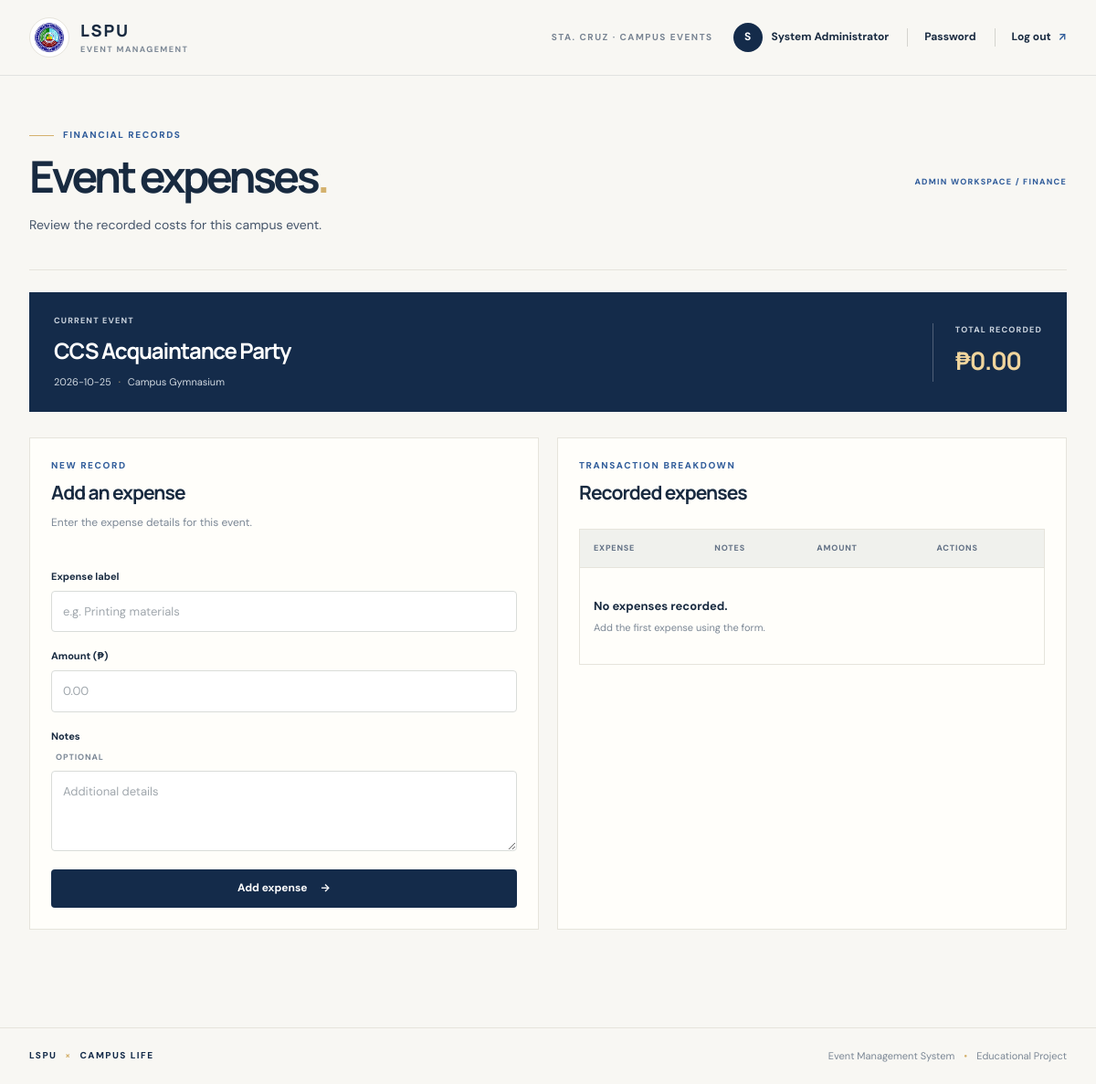
Page /admin/events/1/expenses (signed in) on the committed database.
### event_registration_flask/app.py (models this page shows, shortened)
class User(UserMixin, db.Model):
    id = db.Column(db.Integer, primary_key=True)
    name = db.Column(db.String(120), nullable=False)
    email = db.Column(db.String(160), unique=True, nullable=False, index=True)
    password_hash = db.Column(db.String(255), nullable=False)
    role = db.Column(db.String(20), nullable=False)
    student_number = db.Column(db.String(40), unique=True)
    year_level = db.Column(db.String(30))
    section = db.Column(db.String(2), index=True)
    program = db.Column(db.String(20))
    handled_sections = db.Column(db.String(300))

class Event(db.Model):
    id = db.Column(db.Integer, primary_key=True)
    title = db.Column(db.String(160), nullable=False)
    description = db.Column(db.Text, default="")
    event_date = db.Column(db.Date, nullable=False)
    start_time = db.Column(db.Time, nullable=False)
    end_time = db.Column(db.Time, nullable=False)
    venue = db.Column(db.String(160), nullable=False)
    program = db.Column(db.String(40), nullable=False, default="BSCS")
    capacity = db.Column(db.Integer, nullable=False, default=100)
    lunch_start = db.Column(db.Time)
    lunch_end = db.Column(db.Time)
    archived = db.Column(db.Boolean, default=False, nullable=False)
    featured = db.Column(db.Boolean, default=False, nullable=False)
    image_filename = db.Column(db.String(255))
    @property
    def total_expenses(self): return sum(x.amount for x in self.expenses)

### event_registration_flask/app.py (the view, shortened to what this page needs)
@app.route("/admin/events/<int:eid>/expenses",methods=["GET","POST"])
@role_required("admin")
def expenses(eid):
    e=db.session.get(Event,eid) or abort(404)
    return render_template("expenses.html",event=e)

### event_registration_flask/app.py (called while the page is built)
@login.user_loader
def load_user(uid): return db.session.get(User, int(uid))

def role_required(*roles):
    def deco(fn):
        @wraps(fn)
        @login_required
        def wrapper(*a, **kw):
            if current_user.role not in roles: abort(403)
            return fn(*a, **kw)
        return wrapper
    return deco

### event_registration_flask/templates/expenses.html (shortened to what this page needs)
{% extends "base.html" %}
{% block content %}
<section class="page-heading compact-heading"><div><p class="eyebrow"><span class="eyebrow-line"></span> FINANCIAL RECORDS</p><h1>Event expenses<span>.</span></h1><p class="heading-description">Review the recorded costs for this campus event.</p></div><span class="aside-index">ADMIN WORKSPACE / FINANCE</span></section>
<section class="expense-event-banner"><div><span class="summary-label">CURRENT EVENT</span><h2>{{ event.title }}</h2><p>{{ event.event_date }} <span>·</span> {{ event.venue }}</p></div><div class="expense-total"><span class="summary-label">TOTAL RECORDED</span><strong>₱{{ '%.2f'|format(event.total_expenses) }}</strong></div></section>
<div class="two expense-layout"><form class="box form-stack" method="post"><input type="hidden" name="csrf_token" value="{{ csrf_token() }}"><div class="box-heading"><p class="section-overline">NEW RECORD</p><h2>Add an expense</h2><p>Enter the expense details for this event.</p></div><label>Expense label<input name="label" required placeholder="e.g. Printing materials"></label><label>Amount (₱)<input name="amount" type="number" step="0.01" min="0" required placeholder="0.00"></label><label>Notes <span class="label-optional">OPTIONAL</span><textarea name="notes" rows="3" placeholder="Additional details"></textarea></label><button class="btn btn-primary" type="submit">Add expense <span aria-hidden="true">→</span></button></form>
<section class="box"><div class="box-heading"><p class="section-overline">TRANSACTION BREAKDOWN</p><h2>Recorded expenses</h2></div><div class="tablebox"><table><thead><tr><th>Expense</th><th>Notes</th><th>Amount</th><th>Actions</th></tr></thead><tbody>{% for x in event.expenses %}<tr><td><strong>{{ x.label }}</strong></td><td>{{ x.notes or '—' }}</td><td class="money-cell">₱{{ '%.2f'|format(x.amount) }}</td><td class="actions"><a href="{{ url_for('expense_edit', xid=x.id) }}">Edit</a><form method="post" action="{{ url_for('expense_delete', xid=x.id) }}" onsubmit="return confirm('Delete this expense record?')"><input type="hidden" name="csrf_token" value="{{ csrf_token() }}"><button class="danger" type="submit">Delete</button></form></td></tr>{% else %}<tr><td colspan="4"><div class="table-empty"><strong>No expenses recorded.</strong><span>Add the first expense using the form.</span></div></td></tr>{% endfor %}</tbody></table></div></section></div>
{% endblock %}

### event_registration_flask/templates/base.html (shortened to what this page needs)
<!doctype html>
<html lang="en">
<head>
    <link rel="stylesheet" href="{{ url_for('static', filename='style.css') }}">
</head>
<body>
    <header class="site-header">
        <div class="header-inner">
            <a class="brand" href="{{ url_for('landing') }}" aria-label="LSPU Event Management System home">
                <span class="brand-mark"><img src="{{ url_for('static', filename='lspu-logo.png') }}" alt="LSPU logo" class="school-logo"></span>
                <span class="brand-copy"><strong>LSPU</strong><small>EVENT MANAGEMENT</small></span>
            </a>
            <div class="header-right">
                <span class="header-context">STA. CRUZ · CAMPUS EVENTS</span>
                {% if current_user.is_authenticated %}
                <div class="user-menu"><span class="user-avatar" aria-hidden="true">{{ current_user.name[:1]|upper }}</span><span class="user-name">{{ current_user.name }}</span><a class="logout-link" href="{{ url_for('change_password') }}">Password</a><a class="logout-link" href="{{ url_for('sign_out') }}">Log out <span aria-hidden="true">↗</span></a></div>
                {% else %}
                <a class="header-home" href="{{ url_for('landing') }}">Home <span aria-hidden="true">↗</span></a>
                {% endif %}
            </div>
        </div>
    </header>
    <main class="page-shell" id="main-content">
        {% block content %}{% endblock %}
    </main>
    <footer class="site-footer"><span class="footer-brand">LSPU <i>×</i> CAMPUS LIFE</span><span>Event Management System <span class="footer-dot">•</span> Educational Project</span></footer>
</body>
</html>

### rows in the picture
User: name "S", name "System Administrator"
Event: title "CCS Acquaintance Party", event_date "2026-10-25", venue "Campus Gymnasium"

### other values in the picture
{{ '%.2f'|format(event.total_expenses) }} "0.00"
